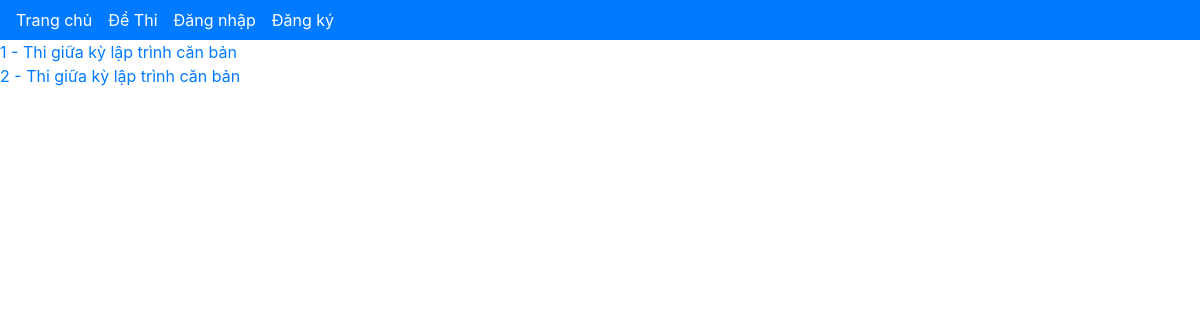
Page /allTest.php on the committed database.
### tables this page shows
create table DETHI (
maDT int(8) primary key NOT NULL auto_increment,
tenDT varchar(255) NOT NULL,
ngaythi date NOT NULL,
tgthi int,
makhoa char(8) NOT NULL,
 
mamon char(8) NOT NULL,
foreign key (makhoa) references khoa(makhoa),
foreign key (mamon) references mon(mamon)
);

### lib/Psr4AutoloaderClass.php (called while the page is built, shortened)
<?php
class Psr4AutoloaderClass
{
	protected $prefixes = array();
	public function addNamespace($prefix, $base_dir, $prepend = false)
	{
		$prefix = trim($prefix, '\\') . '\\';
		$base_dir = rtrim($base_dir, DIRECTORY_SEPARATOR) . '/';
		if (isset($this->prefixes[$prefix]) === false) {
			$this->prefixes[$prefix] = array();
		}
		if ($prepend) {
			array_unshift($this->prefixes[$prefix], $base_dir);
		} else {
			array_push($this->prefixes[$prefix], $base_dir);
		}
	}
	public function loadClass($class)
	{
		$prefix = $class;
		while (false !== $pos = strrpos($prefix, '\\')) {
			$prefix = substr($class, 0, $pos + 1);
			$relative_class = substr($class, $pos + 1);
			$mapped_file = $this->loadMappedFile($prefix, $relative_class);
			if ($mapped_file) {
				return $mapped_file;
			}
			$prefix = rtrim($prefix, '\\');
		}
		return false;
	}
	protected function loadMappedFile($prefix, $relative_class)
	{
		foreach ($this->prefixes[$prefix] as $base_dir) {
			$file = $base_dir
				. str_replace('\\', '/', $relative_class)
				. '.php';
			if ($this->requireFile($file)) {
				return $file;
			}
		}
		return false;
	}
	protected function requireFile($file)
	{
		if (file_exists($file)) {
			return true;
		}
		return false;
	}
}

### src/controlDeThi.php (called while the page is built, shortened)
<?php
class controlDeThi{
private $db;
public function __construct($pdo)
{
    $this->db = $pdo;
}
public function getDeThi(){
    $allDeThi = [];
    $statement = $this->db->prepare('select * from dethi');
    $statement->execute();
    while($row = $statement->fetch()){
        $dethi = new controlDeThi($this->db);
        $dethi->fillFromDT($row);
        $allDeThi[] =$dethi;
    }
    return $allDeThi;
}
protected function fillFromDT(array $row)
{
    return $this;
}
}

### Public/allTest.php (the view, shortened to what this page needs)
<?php
    require_once '../connectData.php';
?>
<!DOCTYPE html>
<html lang="en">
<head>
    <link rel="stylesheet" href="./css/main.css">
    <link rel="stylesheet" href="https://cdn.jsdelivr.net/npm/bootstrap@4.6.0/dist/css/bootstrap.min.css"
>
</head>
<body>
    <?php require_once '../Compoinent/header.php';
    $mamon= isset($_REQUEST['mamon']) ?
    filter_var($_REQUEST['mamon']) : -1;
    ?>
    <?php
    $controlDeThi = new controlDeThi($PDO);
    if($mamon<0){
        $allDethi = $controlDeThi->getDeThi();
    }
    else{
        $allDethi = $controlDeThi->getDeThiTheoMon($mamon);
    }
    foreach($allDethi as $Dethi):?>
               <form class="delete" action="<?=BASE_URL_PATH.'deleteDethi.php'?>"
		        method="post" style="display: inline;">
                    <a href="<?=BASE_URL_PATH . 'Test.php?maDT='.$Dethi->maDT.'&tenDT='.$Dethi->tenDT ?>"><?=htmlspecialchars($Dethi->maDT)?> - <?=htmlspecialchars($Dethi->tenDT)?> </a>
                    </form>
                <br>
        <?php endforeach?>
</body>
</html>

### rows in the picture
dethi: maDT "1", tenDT "Thi giữa kỳ lập trình căn bản"
dethi: maDT "2", tenDT "Thi giữa kỳ lập trình căn bản"
